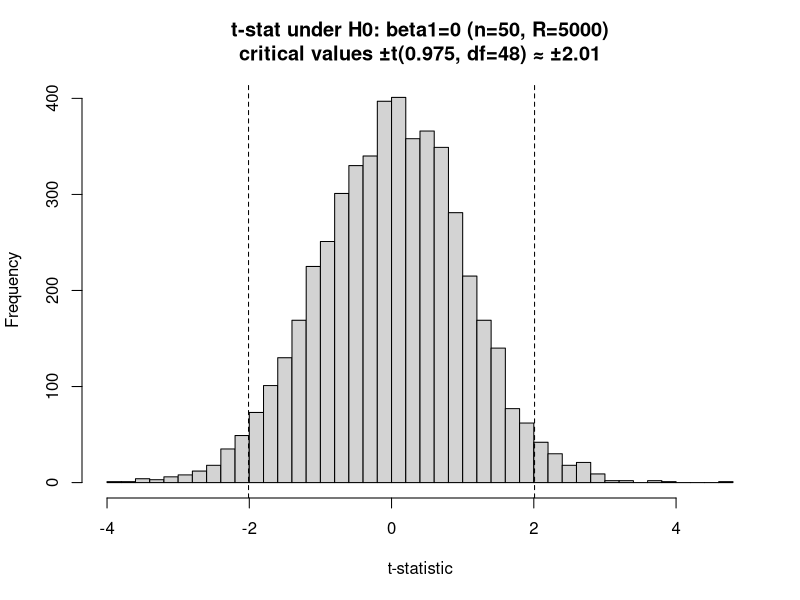
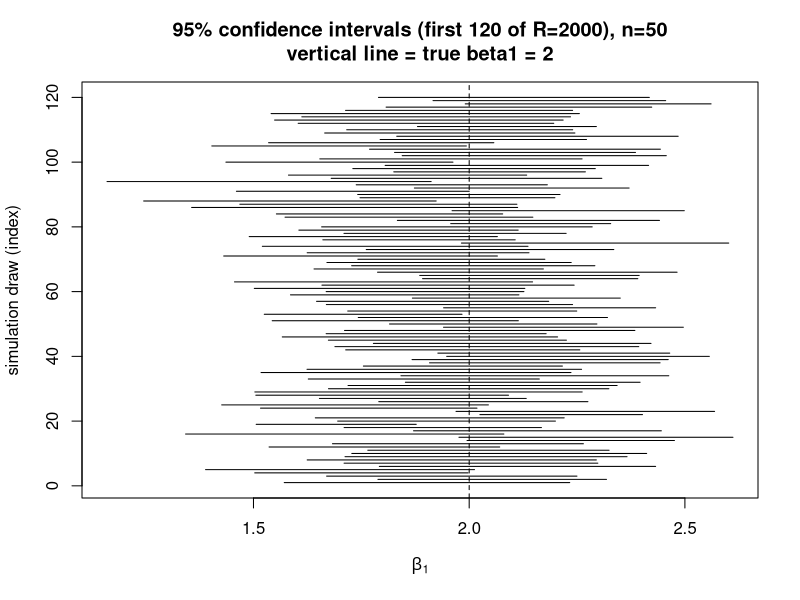
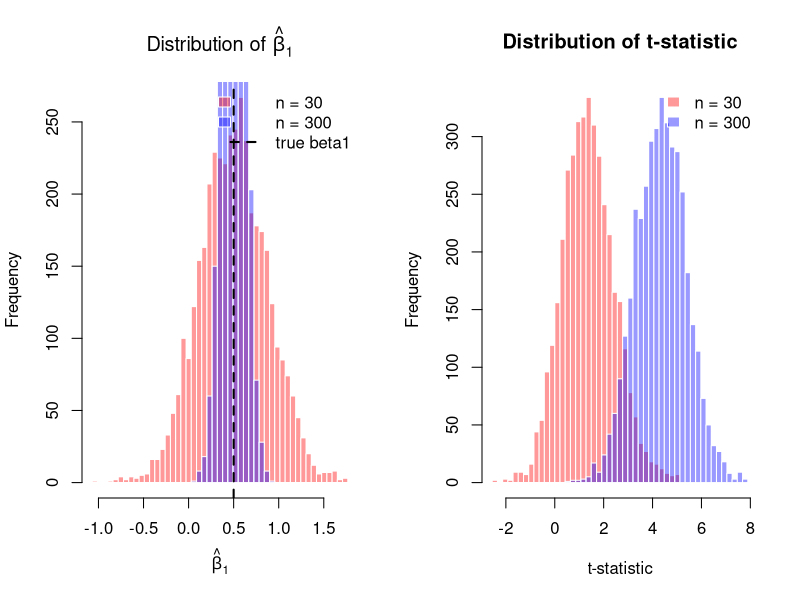
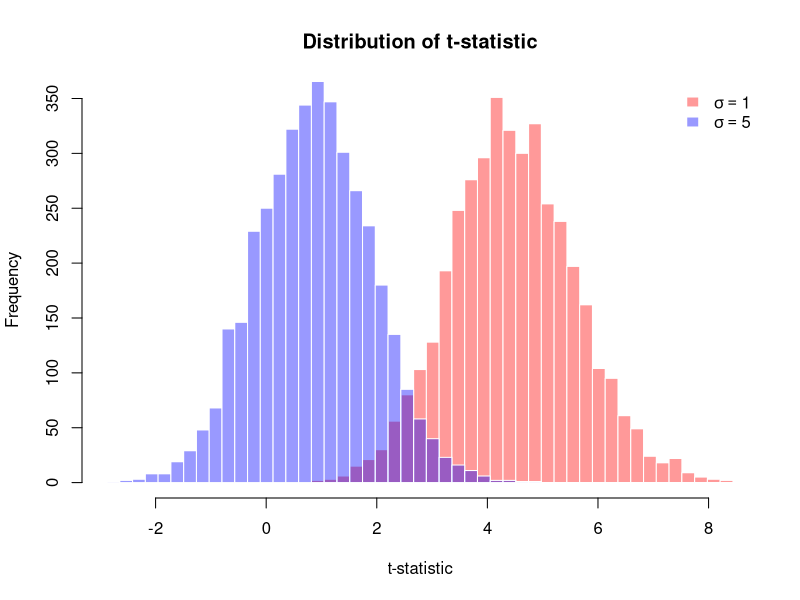
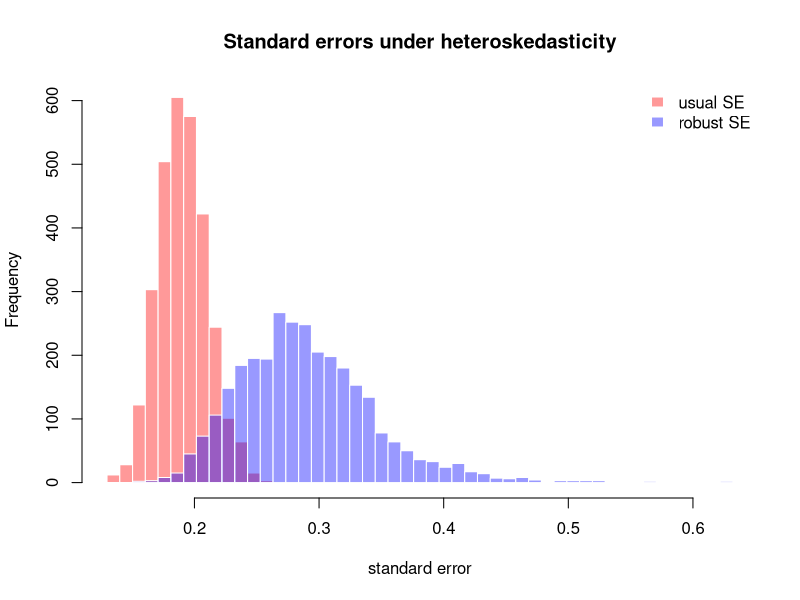
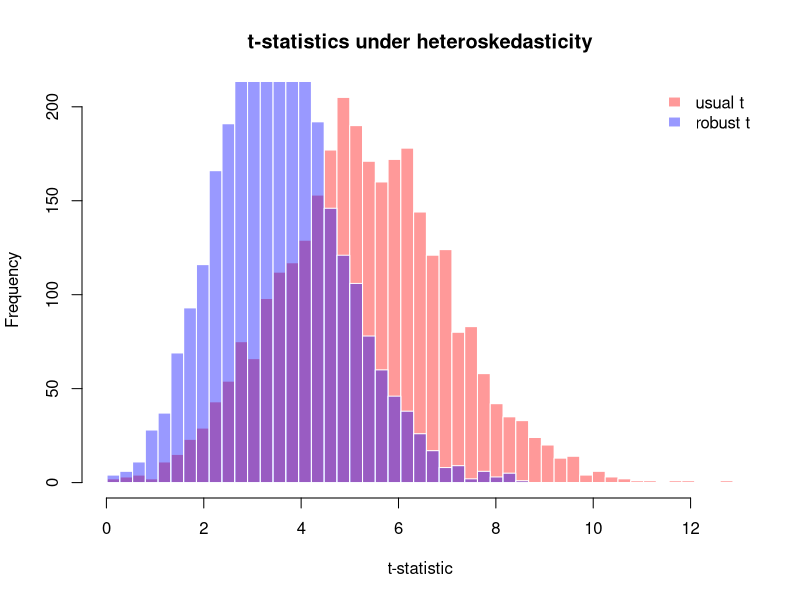

The R source for these figures, in order:
## ---- chunk 1
set.seed(7)

# ---- settings ----
R     <- 5000
n     <- 50
beta0 <- 0
beta1 <- 0     # H0 true
sigma <- 1

# ---- simulate t-stats ----
tvals <- numeric(R)

for (r in 1:R) {
  x <- rnorm(n)
  u <- rnorm(n, sd = sigma)
  y <- beta0 + beta1 * x + u
  fit <- lm(y ~ x)
  tvals[r] <- summary(fit)$coefficients["x", "t value"]
}

df   <- n - 2
crit <- qt(0.975, df)

hist(tvals, breaks = 60,
     main = paste0("t-stat under H0: beta1=0 (n=", n, ", R=", R, ")\n",
                   "critical values ±t(0.975, df=", df, ") ≈ ±", round(crit, 2)),
     xlab = "t-statistic")
abline(v = c(-crit, crit), lty = 2)

# rejection rate
rej_rate <- mean(abs(tvals) > crit)
rej_rate
## ---- chunk 2
set.seed(11)

R     <- 2000
n     <- 50
beta0 <- 0
beta1 <- 2     # true effect
sigma <- 1

df   <- n - 2
crit <- qt(0.975, df)

b1hat <- numeric(R)
se1   <- numeric(R)
lo    <- numeric(R)
hi    <- numeric(R)
cover <- logical(R)

for (r in 1:R) {
  x <- rnorm(n)
  u <- rnorm(n, sd = sigma)
  y <- beta0 + beta1 * x + u
  fit <- lm(y ~ x)
  summ <- summary(fit)$coefficients
  b1hat[r] <- summ["x", "Estimate"]
  se1[r]   <- summ["x", "Std. Error"]
  lo[r]    <- b1hat[r] - crit * se1[r]
  hi[r]    <- b1hat[r] + crit * se1[r]
  cover[r] <- (lo[r] <= beta1) & (beta1 <= hi[r])
}

coverage_rate <- mean(cover)
coverage_rate
## ---- chunk 3
# Visualize first m confidence intervals as horizontal segments
m <- 120
plot(NULL, xlim = range(c(lo[1:m], hi[1:m], beta1)),
     ylim = c(1, m),
     xlab = expression(beta[1]),
     ylab = "simulation draw (index)",
     main = paste0("95% confidence intervals (first ", m, " of R=", R, "), n=", n,
                   "\nvertical line = true beta1 = ", beta1))
abline(v = beta1, lty = 2)

for (j in 1:m) {
  segments(lo[j], j, hi[j], j)
}
## ---- chunk 4
simulate_summary <- function(R, n, beta0, beta1, sigma, seed) {
  set.seed(seed)
  b1hat <- numeric(R)
  se1   <- numeric(R)
  tval  <- numeric(R)
  
  for (r in 1:R) {
    x <- rnorm(n)
    u <- rnorm(n, sd = sigma)
    y <- beta0 + beta1 * x + u
    fit <- lm(y ~ x)
    summ <- summary(fit)$coefficients
    b1hat[r] <- summ["x", "Estimate"]
    se1[r]   <- summ["x", "Std. Error"]
    tval[r]  <- summ["x", "t value"]
  }
  
  list(b1hat = b1hat, se = se1, t = tval)
}

R     <- 4000
beta0 <- 0
beta1 <- 0.5
sigma <- 2

out30  <- simulate_summary(R, 30,  beta0, beta1, sigma, seed = 21)
out300 <- simulate_summary(R, 300, beta0, beta1, sigma, seed = 22)

old_par <- par(no.readonly = TRUE)
par(mfrow = c(1, 2))

# -----------------------------
# 1. beta1_hat のヒストグラムを重ねる
# -----------------------------
breaks_b1 <- seq(
  min(c(out30$b1hat, out300$b1hat)),
  max(c(out30$b1hat, out300$b1hat)),
  length.out = 50
)

hist(out30$b1hat,
     breaks = breaks_b1,
     freq = TRUE,
     col = rgb(1, 0, 0, 0.4),
     border = "white",
     main = expression("Distribution of " * hat(beta)[1]),
     xlab = expression(hat(beta)[1]),
     xlim = range(breaks_b1))

hist(out300$b1hat,
     breaks = breaks_b1,
     freq = TRUE,
     col = rgb(0, 0, 1, 0.4),
     border = "white",
     add = TRUE)

abline(v = beta1, lwd = 2, lty = 2)

legend("topright",
       legend = c("n = 30", "n = 300", "true beta1"),
       fill = c(rgb(1, 0, 0, 0.4), rgb(0, 0, 1, 0.4), NA),
       border = c("white", "white", NA),
       lty = c(NA, NA, 2),
       lwd = c(NA, NA, 2),
       bty = "n")

# -----------------------------
# 2. t-stat のヒストグラムを重ねる
# -----------------------------
breaks_t <- seq(
  min(c(out30$t, out300$t)),
  max(c(out30$t, out300$t)),
  length.out = 50
)

hist(out30$t,
     breaks = breaks_t,
     freq = TRUE,
     col = rgb(1, 0, 0, 0.4),
     border = "white",
     main = "Distribution of t-statistic",
     xlab = "t-statistic",
     xlim = range(breaks_t))

hist(out300$t,
     breaks = breaks_t,
     freq = TRUE,
     col = rgb(0, 0, 1, 0.4),
     border = "white",
     add = TRUE)

legend("topright",
       legend = c("n = 30", "n = 300"),
       fill = c(rgb(1, 0, 0, 0.4), rgb(0, 0, 1, 0.4)),
       border = "white",
       bty = "n")

par(old_par)

c(mean(out30$se), mean(out300$se))
## ---- chunk 5
R     <- 4000
n     <- 80
beta0 <- 0
beta1 <- 0.5

out_s1 <- simulate_summary(R, n, beta0, beta1, sigma = 1, seed = 31)
out_s5 <- simulate_summary(R, n, beta0, beta1, sigma = 5, seed = 32)

breaks_t <- seq(
  min(c(out_s1$t, out_s5$t)),
  max(c(out_s1$t, out_s5$t)),
  length.out = 50
)

hist(out_s1$t,
     breaks = breaks_t,
     freq = TRUE,
     col = rgb(1, 0, 0, 0.4),
     border = "white",
     main = "Distribution of t-statistic",
     xlab = "t-statistic",
     xlim = range(breaks_t))

hist(out_s5$t,
     breaks = breaks_t,
     freq = TRUE,
     col = rgb(0, 0, 1, 0.4),
     border = "white",
     add = TRUE)

legend("topright",
       legend = c(expression(sigma == 1), expression(sigma == 5)),
       fill = c(rgb(1, 0, 0, 0.4), rgb(0, 0, 1, 0.4)),
       border = "white",
       bty = "n")

c(mean(out_s1$se), mean(out_s5$se))
## ---- chunk 6
# install.packages(c("sandwich", "lmtest"))  # 必要なら最初に実行
library(sandwich)
library(lmtest)

set.seed(123)

R     <- 3000
n     <- 100
beta0 <- 0
beta1 <- 1

b1hat      <- numeric(R)
se_usual   <- numeric(R)
se_robust  <- numeric(R)
t_usual    <- numeric(R)
t_robust   <- numeric(R)
cover_usual  <- logical(R)
cover_robust <- logical(R)

for (r in 1:R) {
  x <- rnorm(n)
  
  # 異分散: x の絶対値が大きいほど誤差分散が大きい
  sigma_i <- 0.5 + 1.5 * abs(x)
  u <- rnorm(n, mean = 0, sd = sigma_i)
  
  y <- beta0 + beta1 * x + u
  
  fit <- lm(y ~ x)
  
  # usual SE
  summ <- summary(fit)$coefficients
  b1hat[r]    <- summ["x", "Estimate"]
  se_usual[r] <- summ["x", "Std. Error"]
  t_usual[r]  <- summ["x", "t value"]
  
  # robust SE (HC1)
  rob <- coeftest(fit, vcov. = vcovHC(fit, type = "HC1"))
  se_robust[r] <- rob["x", "Std. Error"]
  t_robust[r]  <- rob["x", "t value"]
  
  # 95% CI coverage
  cover_usual[r]  <- (b1hat[r] - 1.96 * se_usual[r]  <= beta1) & (beta1 <= b1hat[r] + 1.96 * se_usual[r])
  cover_robust[r] <- (b1hat[r] - 1.96 * se_robust[r] <= beta1) & (beta1 <= b1hat[r] + 1.96 * se_robust[r])
}

# 平均を確認
c(mean_b1hat = mean(b1hat),
  mean_se_usual = mean(se_usual),
  mean_se_robust = mean(se_robust),
  coverage_usual = mean(cover_usual),
  coverage_robust = mean(cover_robust))
## ---- chunk 7
breaks_se <- seq(
  min(c(se_usual, se_robust)),
  max(c(se_usual, se_robust)),
  length.out = 50
)

hist(se_usual,
     breaks = breaks_se,
     freq = TRUE,
     col = rgb(1, 0, 0, 0.4),
     border = "white",
     main = "Standard errors under heteroskedasticity",
     xlab = "standard error",
     xlim = range(breaks_se))

hist(se_robust,
     breaks = breaks_se,
     freq = TRUE,
     col = rgb(0, 0, 1, 0.4),
     border = "white",
     add = TRUE)

legend("topright",
       legend = c("usual SE", "robust SE"),
       fill = c(rgb(1, 0, 0, 0.4), rgb(0, 0, 1, 0.4)),
       border = "white",
       bty = "n")
## ---- chunk 8
breaks_t <- seq(
  min(c(t_usual, t_robust)),
  max(c(t_usual, t_robust)),
  length.out = 50
)

hist(t_usual,
     breaks = breaks_t,
     freq = TRUE,
     col = rgb(1, 0, 0, 0.4),
     border = "white",
     main = "t-statistics under heteroskedasticity",
     xlab = "t-statistic",
     xlim = range(breaks_t))

hist(t_robust,
     breaks = breaks_t,
     freq = TRUE,
     col = rgb(0, 0, 1, 0.4),
     border = "white",
     add = TRUE)

legend("topright",
       legend = c("usual t", "robust t"),
       fill = c(rgb(1, 0, 0, 0.4), rgb(0, 0, 1, 0.4)),
       border = "white",
       bty = "n")
## ---- chunk 9
set.seed(456)

R     <- 5000
n     <- 100
beta0 <- 0
beta1 <- 0   # H0 is true

rej_usual  <- logical(R)
rej_robust <- logical(R)

for (r in 1:R) {
  x <- rnorm(n)
  sigma_i <- 0.5 + 1.5 * abs(x)
  u <- rnorm(n, mean = 0, sd = sigma_i)
  y <- beta0 + beta1 * x + u
  
  fit <- lm(y ~ x)
  
  # usual p-value
  p_usual <- summary(fit)$coefficients["x", "Pr(>|t|)"]
  
  # robust p-value
  rob <- coeftest(fit, vcov. = vcovHC(fit, type = "HC1"))
  p_robust <- rob["x", "Pr(>|t|)"]
  
  rej_usual[r]  <- (p_usual < 0.05)
  rej_robust[r] <- (p_robust < 0.05)
}

c(rejection_rate_usual = mean(rej_usual),
  rejection_rate_robust = mean(rej_robust))
